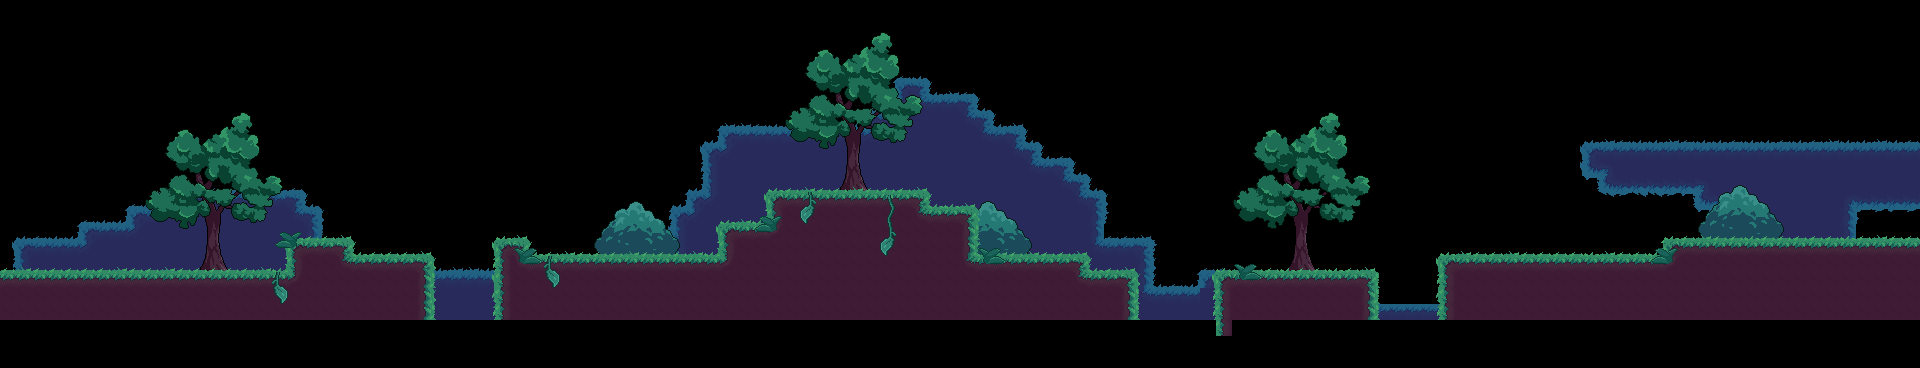

This is a level from a 2D game, rendered from its Tiled map with the project's own tilesets. A one-line summary and the map file follow, with tile-layer data summarised:
An orthogonal 120x23 tile map with 16x16 px tiles, 5 tile layers (decor_bg_loin, decor_bg, ground, decor, ...), 4 tilesets and 22 objects (5x Tornado, 2x Dialog, 2x Checkpoint, Spawn, End).

<map version="1.5" tiledversion="1.7.2" orientation="orthogonal" renderorder="right-down" width="120" height="23" tilewidth="16" tileheight="16" infinite="0" nextlayerid="16" nextobjectid="90">
 <editorsettings>
  <export target="level_01.json" format="json" />
 </editorsettings>
 <tileset firstgid="1" name="tileset" tilewidth="16" tileheight="16" tilecount="600" columns="30">
  <image source="../assets/tileset.png" trans="ff00ff" width="480" height="320" />
 </tileset>
 <tileset firstgid="601" name="bg_test" tilewidth="480" tileheight="320" tilecount="1" columns="0">
  <grid orientation="orthogonal" width="1" height="1" />
  <tile id="0">
   <image width="480" height="320" source="../assets/bg_test.png" />
  </tile>
 </tileset>
 <tileset firstgid="602" name="bg_test_2" tilewidth="480" tileheight="320" tilecount="1" columns="0">
  <grid orientation="orthogonal" width="1" height="1" />
  <tile id="0">
   <image width="480" height="320" source="../assets/bg_test_2.png" />
  </tile>
 </tileset>
 <tileset firstgid="603" name="bg_test_3" tilewidth="480" tileheight="320" tilecount="1" columns="0">
  <grid orientation="orthogonal" width="1" height="1" />
  <tile id="0">
   <image width="480" height="320" source="../assets/bg_test_3.png" />
  </tile>
 </tileset>
 <objectgroup id="14" name="bg" visible="0">
  <object id="68" gid="601" x="-3.66667" y="403.333" width="530.667" height="357.333" />
  <object id="69" gid="602" x="5" y="379" width="480" height="320" />
  <object id="70" gid="603" x="2" y="432" width="480" height="320" />
 </objectgroup>
 <layer id="13" name="decor_bg_loin" width="120" height="23">
  <data>[2760 cells, 596 non-empty, 27 distinct tile ids]</data>
 </layer>
 <layer id="10" name="decor_bg" width="120" height="23">
  <data>[2760 cells, 312 non-empty, 104 distinct tile ids]</data>
 </layer>
 <layer id="1" name="ground" width="120" height="23">
  <data>[2760 cells, 475 non-empty, 8 distinct tile ids]</data>
 </layer>
 <layer id="2" name="decor" width="120" height="23">
  <data>[2760 cells, 144 non-empty, 14 distinct tile ids]</data>
 </layer>
 <layer id="12" name="decor_fg" width="120" height="23">
  <data>[2760 cells, 24 non-empty, 4 distinct tile ids]</data>
 </layer>
 <objectgroup id="3" name="player_points">
  <object id="15" name="Spawn" x="73.5453" y="260.061">
   <point />
  </object>
  <object id="2" name="End" x="1884.67" y="268.667">
   <properties>
    <property name="NextScene" value="Level02" />
   </properties>
   <point />
  </object>
 </objectgroup>
 <objectgroup id="15" name="birds_points">
  <object id="80" x="176" y="255.333">
   <properties>
    <property name="name" value="bird_purple" />
    <property name="xfaceLeft" type="bool" value="false" />
   </properties>
   <point />
  </object>
  <object id="82" x="201.333" y="255.333">
   <properties>
    <property name="name" value="bird_red" />
    <property name="xfaceLeft" type="bool" value="true" />
   </properties>
   <point />
  </object>
  <object id="83" x="303.333" y="223.333">
   <properties>
    <property name="name" value="bird_red" />
    <property name="xfaceLeft" type="bool" value="false" />
   </properties>
   <point />
  </object>
  <object id="84" x="324" y="224">
   <properties>
    <property name="name" value="bird_purple" />
    <property name="xfaceLeft" type="bool" value="true" />
   </properties>
   <point />
  </object>
  <object id="85" x="338.667" y="224">
   <properties>
    <property name="name" value="bird_orange" />
    <property name="xfaceLeft" type="bool" value="false" />
   </properties>
   <point />
  </object>
  <object id="86" x="640.545" y="239.879">
   <properties>
    <property name="name" value="bird_red" />
    <property name="xfaceLeft" type="bool" value="true" />
   </properties>
   <point />
  </object>
  <object id="87" x="1516.36" y="239.091">
   <properties>
    <property name="name" value="bird_purple" />
    <property name="xfaceLeft" type="bool" value="true" />
   </properties>
   <point />
  </object>
  <object id="88" x="1500.91" y="239.273">
   <properties>
    <property name="name" value="bird_orange" />
    <property name="xfaceLeft" type="bool" value="false" />
   </properties>
   <point />
  </object>
 </objectgroup>
 <objectgroup id="9" name="dialogs_points">
  <properties>
   <property name="Number" type="int" value="0" />
  </properties>
  <object id="61" name="Dialog" x="73.6667" y="279.667">
   <properties>
    <property name="Number" type="int" value="0" />
   </properties>
   <point />
  </object>
  <object id="79" name="Dialog" x="1771.33" y="232.667">
   <properties>
    <property name="Number" type="int" value="1" />
   </properties>
   <point />
  </object>
 </objectgroup>
 <objectgroup id="5" name="checkpoints">
  <object id="71" name="Checkpoint" x="405" y="248">
   <point />
  </object>
  <object id="76" name="Checkpoint" x="1072.83" y="249.333">
   <point />
  </object>
 </objectgroup>
 <objectgroup id="4" name="ennemies_points">
  <object id="25" name="Spawn" type="Tornado" x="548.333" y="252">
   <properties>
    <property name="maxX" type="int" value="700" />
    <property name="minX" type="int" value="540" />
   </properties>
   <point />
  </object>
  <object id="72" name="Spawn" type="Tornado" x="781.333" y="190">
   <properties>
    <property name="maxX" type="int" value="925" />
    <property name="minX" type="int" value="785" />
   </properties>
   <point />
  </object>
  <object id="73" name="Spawn" type="Tornado" x="1348.67" y="264.667">
   <properties>
    <property name="maxX" type="int" value="1360" />
    <property name="minX" type="int" value="1240" />
   </properties>
   <point />
  </object>
  <object id="74" name="Spawn" type="Tornado" x="1455.33" y="251.333">
   <properties>
    <property name="maxX" type="int" value="1640" />
    <property name="minX" type="int" value="1450" />
   </properties>
   <point />
  </object>
  <object id="75" name="Spawn" type="Tornado" x="1640.67" y="252">
   <properties>
    <property name="maxX" type="int" value="1640" />
    <property name="minX" type="int" value="1450" />
   </properties>
   <point />
  </object>
 </objectgroup>
 <objectgroup id="6" name="moving_platforms" />
 <objectgroup id="7" name="plants_points" />
 <objectgroup id="8" name="fire_points" />
</map>
